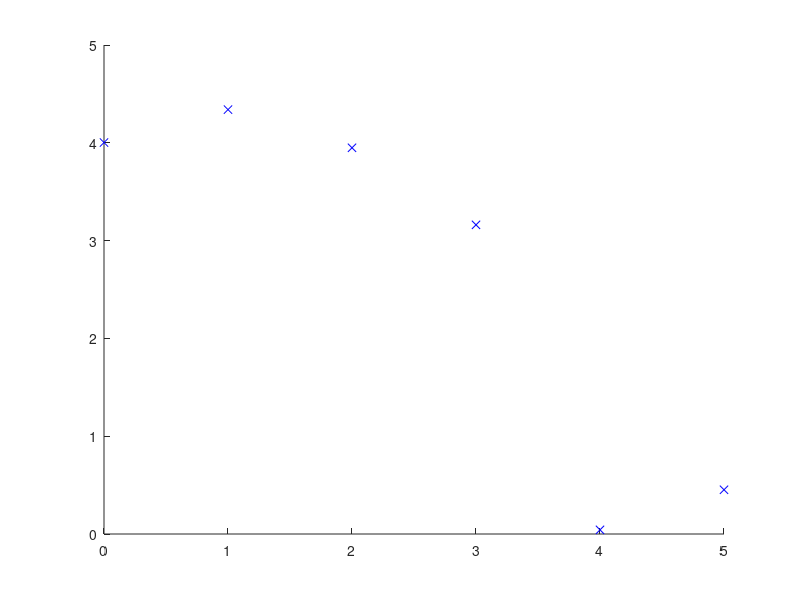

The MATLAB source for this figure: (Note: this script raises an error after producing the figure.)
tic;
x = 0 : 5 ; 
y = 5 * rand ( 1 , length(x) ) ;
figure;
hold on;
plot ( x , y , 'bx' );
[xp yp] = findbezierctrl ( x , y );
plot ( xp , yp , 'ko' );
plot ( xp , yp , 'k-' );
plotbezier ( xp , yp );
toc;
tic;
t = linspace ( 0 , 1 , 12 );
t = 2 * pi * t ;
xx = cos(t);
yy = sin(t);
figure;
hold on;
plot ( xx , yy , 'bx' );
[xxp yyp] = findbezierctrl ( xx , yy );
plot ( xxp , yyp , 'ko' );
plot ( xxp , yyp , 'k-' );
plotbezier ( xxp , yyp );
toc;

